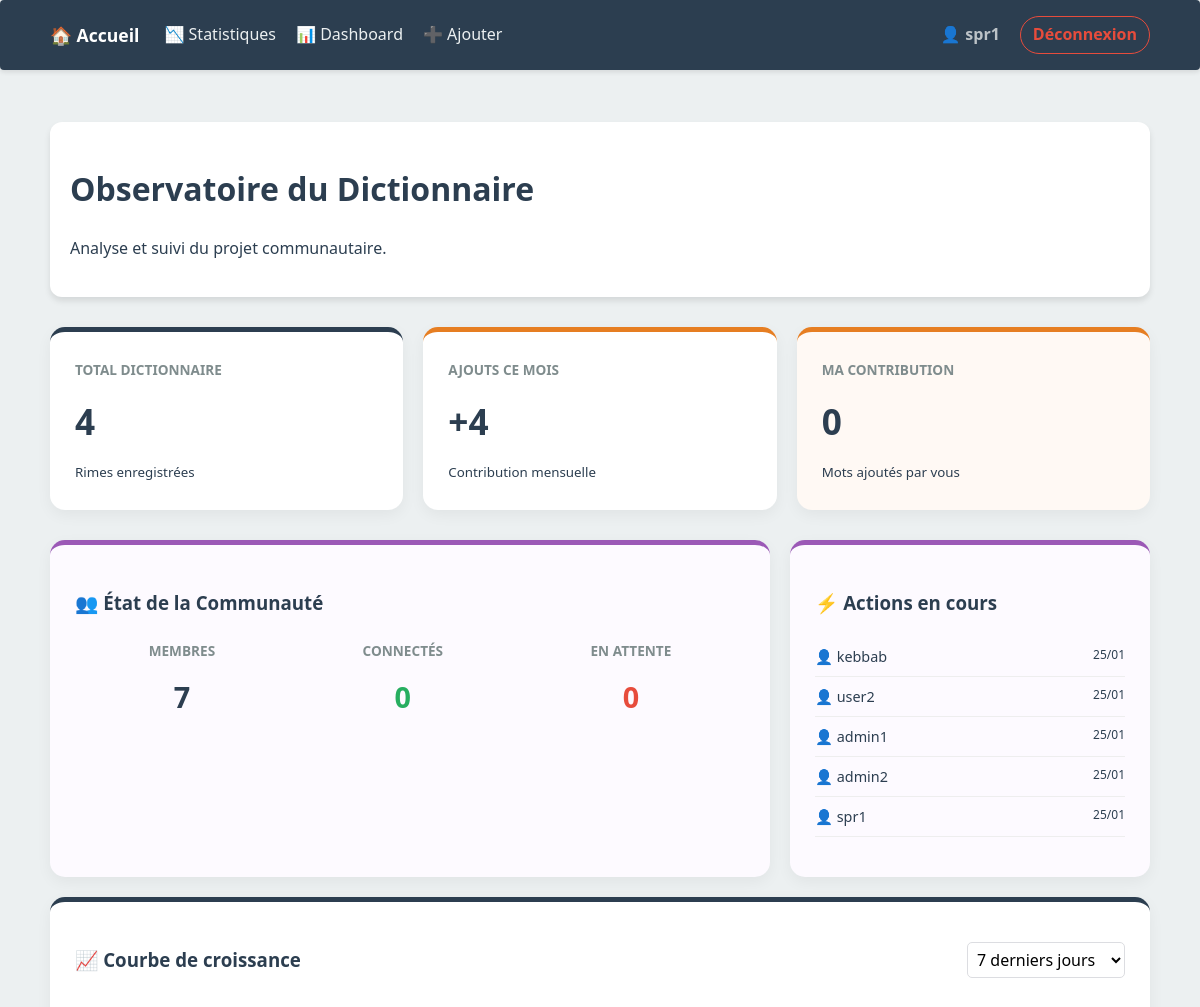
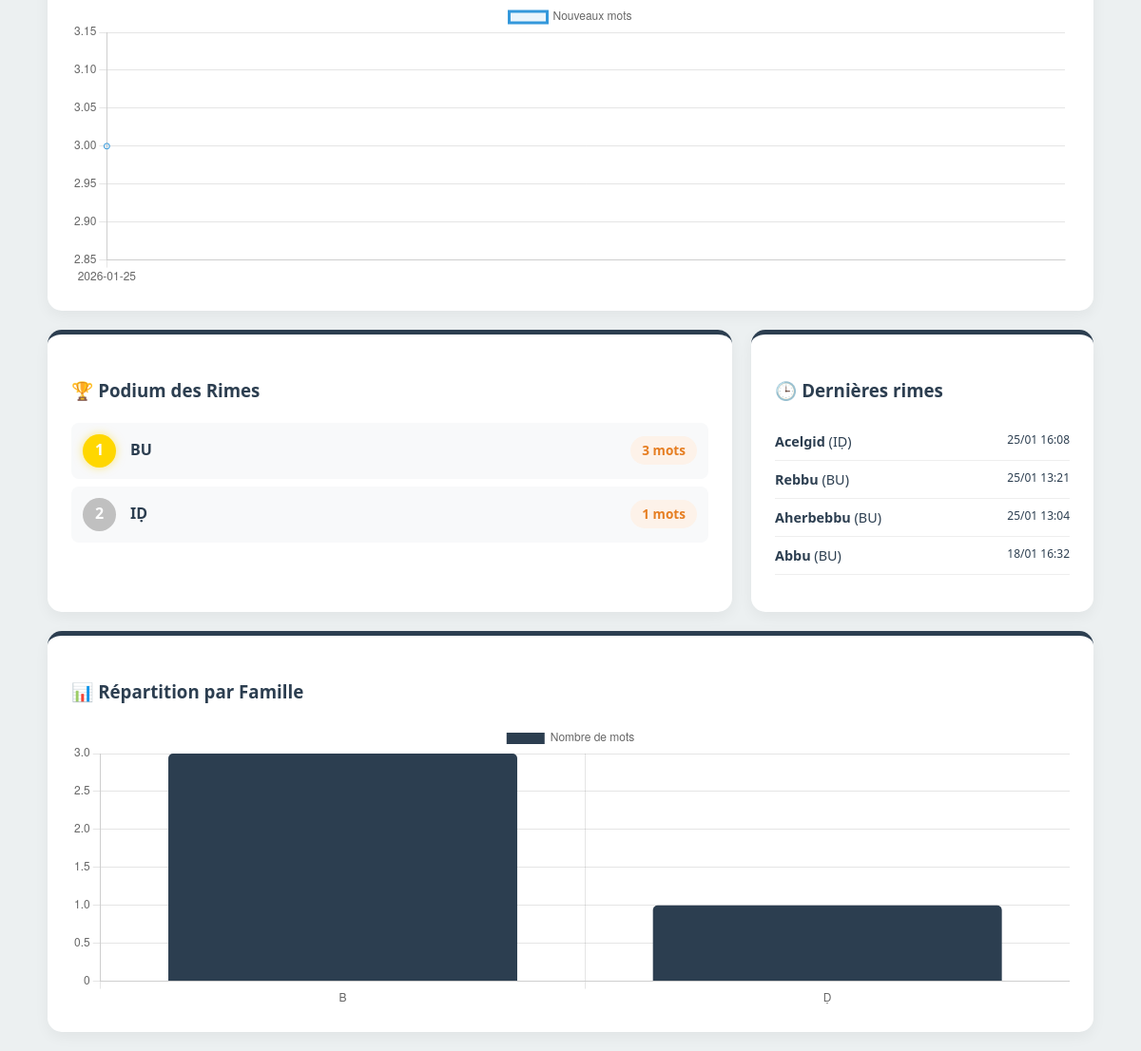
/stats.php (signed in), run on the app's committed database (2 pictures, top to bottom).
### tables this page shows
CREATE TABLE users (id INTEGER PRIMARY KEY AUTOINCREMENT, username TEXT NOT NULL UNIQUE, password TEXT NOT NULL, role TEXT NOT NULL DEFAULT 'user', prenom TEXT, nom TEXT, email TEXT UNIQUE, created_at DATETIME, updated_at DATETIME, last_seen DATETIME, is_active INTEGER DEFAULT 0);

CREATE TABLE "rimes" (
    id INTEGER PRIMARY KEY AUTOINCREMENT,
    mot TEXT NOT NULL,
    rime TEXT NOT NULL,
    signification TEXT,
    exemple TEXT,
    auteur_id INTEGER,
    created_at TEXT DEFAULT (datetime('now')),
    updated_at TEXT DEFAULT (datetime('now')),
    version INTEGER DEFAULT 1,
    famille TEXT DEFAULT '',
    sous_famille TEXT DEFAULT '', variante INTEGER DEFAULT 1,
    FOREIGN KEY (auteur_id) REFERENCES users(id)
);

### src/Auth.php (called while the page is built, shortened)
<?php
class Auth {
    public static function getRole() {
        return $_SESSION['role'] ?? 'guest';
    }
}

### public/stats.php (the view, shortened to what this page needs)
<?php
require_once __DIR__ . '/../src/Auth.php';
$engine = new RhymeEngine();
$db = $engine->getPDO();
$role = Auth::getRole();
$userId = Auth::getUserId();
$range = $_GET['range'] ?? 'week';
$dateFilter = match($range) {
    'month' => "start of month",
    'year'  => "start of year",
    'all'   => "-10 years",
    default => "-7 days"
};
$sqlHistory = "SELECT date(created_at) as day, COUNT(*) as nb FROM rimes WHERE created_at >= datetime('now', '$dateFilter') GROUP BY day ORDER BY day ASC";
$historyData = $db->query($sqlHistory)->fetchAll(PDO::FETCH_ASSOC);
$totalRimes = $db->query("SELECT COUNT(*) FROM rimes")->fetchColumn();
$thisMonth = $db->query("SELECT COUNT(*) FROM rimes WHERE created_at >= datetime('now', 'start of month')")->fetchColumn();
$podiumRimes = $db->query("SELECT rime, COUNT(*) AS total FROM rimes GROUP BY rime ORDER BY total DESC LIMIT 5")->fetchAll(PDO::FETCH_ASSOC);
$statsFam = $db->query("SELECT famille, COUNT(*) AS total FROM rimes GROUP BY famille ORDER BY total DESC")->fetchAll(PDO::FETCH_ASSOC);
$limitDetails = ($role === 'superadmin') ? 15 : 8;
$lastWords = $db->query("SELECT mot, rime, created_at FROM rimes ORDER BY created_at DESC LIMIT $limitDetails")->fetchAll(PDO::FETCH_ASSOC);
$persoStats = null;
if (Auth::isLogged()) {
    $stmt = $db->prepare("SELECT COUNT(*) FROM rimes WHERE auteur_id = ?");
    $stmt->execute([$userId]);
    $persoStats['total'] = $stmt->fetchColumn();
}
$adminStats = null;
if ($role === 'admin' || $role === 'superadmin') {
    $adminStats['total_users'] = $db->query("SELECT COUNT(*) FROM users")->fetchColumn();
    $adminStats['online'] = $db->query("SELECT COUNT(*) FROM users WHERE last_seen > datetime('now', '-10 minutes')")->fetchColumn();
    if ($role === 'superadmin') {
        $adminStats['pending'] = $db->query("SELECT COUNT(*) FROM users WHERE is_active = 0")->fetchColumn();
        $adminStats['recent_users'] = $db->query("SELECT username, created_at FROM users ORDER BY created_at DESC LIMIT 5")->fetchAll(PDO::FETCH_ASSOC);
    }
}
$chartHistoryLabels = json_encode(array_column($historyData, 'day'));
$chartHistoryValues = json_encode(array_column($historyData, 'nb'));
$chartFamLabels = json_encode(array_column($statsFam, 'famille'));
$chartFamValues = json_encode(array_column($statsFam, 'total'));
?>
<!DOCTYPE html>
<html lang="fr">
<head>
    <link rel="stylesheet" href="css/style.css">
</head>
<body>
    <?php include __DIR__ . '/../src/views/navbar.php'; ?>
    <div class="container">
        <header class="admin-header">
            <div>
                <h1>Observatoire du Dictionnaire</h1>
                <p>Analyse et suivi du projet communautaire.</p>
            </div>
        </header>
        <div class="stats-grid">
            <div class="card">
                <span class="label">Total Dictionnaire</span>
                <span class="val"><?= number_format($totalRimes, 0, ',', ' ') ?></span>
                <small>Rimes enregistrées</small>
            </div>
            <div class="card accent">
                <span class="label">Ajouts ce mois</span>
                <span class="val">+<?= $thisMonth ?></span>
                <small>Contribution mensuelle</small>
            </div>
            <?php if ($persoStats): ?>
            <div class="card accent" style="background: #fff9f4;">
                <span class="label">Ma Contribution</span>
                <span class="val"><?= $persoStats['total'] ?></span>
                <small>Mots ajoutés par vous</small>
            </div>
            <?php endif; ?>
        </div>
        <?php if ($adminStats): ?>
        <div class="dashboard-row">
            <div class="card admin">
                <h3>👥 État de la Communauté</h3>
                <div style="display: flex; justify-content: space-around; text-align: center; margin-top:20px;">
                    <div><span class="label">Membres</span><span class="val" style="font-size:1.8rem"><?= $adminStats['total_users'] ?></span></div>
                    <div><span class="label">Connectés</span><span class="val" style="font-size:1.8rem; color:#27ae60"><?= $adminStats['online'] ?></span></div>
                    <?php if($role === 'superadmin'): ?>
                    <div><span class="label">En attente</span><span class="val" style="font-size:1.8rem; color:#e74c3c"><?= $adminStats['pending'] ?></span></div>
                    <?php endif; ?>
                </div>
            </div>
            <?php if ($role === 'superadmin'): ?>
            <div class="card admin">
                <h3>⚡ Actions en cours</h3>
                <ul class="last-rimes-list">
                    <?php foreach($adminStats['recent_users'] as $ru): ?>
                        <li>
                            <span>👤 <?= htmlspecialchars($ru['username']) ?></span>
                            <small class="text-muted"><?= date('d/m', strtotime($ru['created_at'])) ?></small>
                        </li>
                    <?php endforeach; ?>
                </ul>
            </div>
            <?php endif; ?>
        </div>
        <?php endif; ?>
        <div class="card" style="margin-top: 20px;">
            <div class="chart-filter">
                <h3>📈 Courbe de croissance</h3>
                <form method="GET">
                    <select name="range" onchange="this.form.submit()" style="padding: 5px; border-radius: 5px;">
                        <option value="week" <?= $range == 'week' ? 'selected' : '' ?>>7 derniers jours</option>
                    </select>
                </form>
            </div>
            <div style="height: 300px;"><canvas id="chartHistory"></canvas></div>
        </div>
        <div class="dashboard-row">
            <div class="card">
                <h3>🏆 Podium des Rimes</h3>
                <div style="margin-top: 15px;">
                    <?php foreach($podiumRimes as $i => $r): ?>
                    <div class="podium-item">
                        <div class="rank rank-<?= ($i < 3) ? ($i+1) : 'others' ?>"><?= $i+1 ?></div>
                        <div style="flex-grow:1;">
                            <strong><?= htmlspecialchars($r['rime']) ?></strong>
                        </div>
                        <span class="badge"><?= $r['total'] ?> mots</span>
                    </div>
                    <?php endforeach; ?>
                </div>
            </div>
            <div class="card">
                <h3>🕒 Dernières rimes</h3>
                <ul class="last-rimes-list">
                    <?php foreach($lastWords as $lw): ?>
                    <li>
                        <span><strong><?= htmlspecialchars($lw['mot']) ?></strong> (<?= htmlspecialchars($lw['rime']) ?>)</span>
                        <small class="text-muted"><?= date('d/m H:i', strtotime($lw['created_at'])) ?></small>
                    </li>
                    <?php endforeach; ?>
                </ul>
            </div>
        </div>
        <div class="card" style="margin-top:20px;">
            <h3>📊 Répartition par Famille</h3>
            <div style="height: 300px;"><canvas id="chartFamilles"></canvas></div>
        </div>
    </div>
    <script>
        // Graphique Historique (Courbe)
        new Chart(document.getElementById('chartHistory'), {
            type: 'line',
            data: {
                labels: <?= $chartHistoryLabels ?>,
                datasets: [{
                    label: 'Nouveaux mots',
                    data: <?= $chartHistoryValues ?>,
                    borderColor: '#3498db',
                    backgroundColor: 'rgba(52, 152, 219, 0.1)',
                    fill: true,
                    tension: 0.3
                }]
            },
            options: { responsive: true, maintainAspectRatio: false }
        });
        // Graphique Familles
        new Chart(document.getElementById('chartFamilles'), {
            type: 'bar',
            data: {
                labels: <?= $chartFamLabels ?>,
                datasets: [{
                    label: 'Nombre de mots',
                    data: <?= $chartFamValues ?>,
                    backgroundColor: '#2c3e50',
                    borderRadius: 5
                }]
            },
            options: { responsive: true, maintainAspectRatio: false }
        });
    </script>
</body>
</html>

### public/css/style.css (style rules this page uses)
:root { --primary-color: #2c3e50; --accent-color: #e67e22; --bg-color: #ecf0f1; --white: #ffffff; --border-color: #dcdde1; --text-muted: #7f8c8d; --success-color: #27ae60; --error-color: #e74c3c; --shadow: 0 4px 6px rgba(0, 0, 0, 0.1); --transition: all 0.3s ease; }
body { font-family: 'Segoe UI', Tahoma, Geneva, Verdana, sans-serif; background-color: var(--bg-color); color: var(--primary-color); margin: 0; line-height: 1.6; }
.container { max-width: 1100px; margin: 0 auto; padding: 20px; }
.admin-header { display: flex; justify-content: space-between; align-items: center; margin-bottom: 30px; background: var(--white); padding: 20px; border-radius: 12px; box-shadow: var(--shadow); }
.badge { background: #fdf2e9; color: var(--accent-color); padding: 4px 12px; border-radius: 20px; font-size: 0.85rem; font-weight: bold; display: inline-block; }
input[type="text"], input[type="password"], input[type="email"], input[type="search"], select, textarea { width: 100%; padding: 12px 15px; border: 1px solid var(--border-color); border-radius: 8px; box-sizing: border-box; font-size: 1rem; font-family: inherit; background-color: var(--white); outline: none; transition: border-color 0.2s; }

### public/stats.php (style rules this page uses)
.stats-grid { display: grid; grid-template-columns: repeat(auto-fit, minmax(250px, 1fr)); gap: 20px; margin-bottom: 30px; }
.card { background: white; padding: 25px; border-radius: 15px; box-shadow: 0 5px 15px rgba(0,0,0,0.05); border-top: 5px solid var(--primary-color); }
.card.accent { border-top-color: var(--accent-color); }
.card.admin { border-top-color: #9b59b6; background: #fdfaff; }
.val { font-size: 2.2rem; font-weight: bold; color: var(--primary-color); display: block; margin: 10px 0; }
.label { color: var(--text-muted); font-size: 0.85rem; text-transform: uppercase; font-weight: bold; }
.dashboard-row { display: grid; grid-template-columns: 2fr 1fr; gap: 20px; margin-top: 20px; }
.podium-item { display: flex; align-items: center; padding: 12px; margin-bottom: 8px; border-radius: 8px; background: #f8f9fa; }
.rank { width: 35px; height: 35px; border-radius: 50%; display: flex; align-items: center; justify-content: center; font-weight: bold; margin-right: 15px; color: white; }
.rank-1 { background: #FFD700; box-shadow: 0 0 10px rgba(255,215,0,0.5); }
.rank-2 { background: #C0C0C0; }
.chart-filter { display: flex; justify-content: space-between; align-items: center; margin-bottom: 15px; }
.last-rimes-list { font-size: 0.9rem; list-style: none; padding: 0; }
.last-rimes-list li { padding: 8px 0; border-bottom: 1px solid #eee; display: flex; justify-content: space-between; }

### data on the page
users: username "kebbab", created_at "25/01"
users: username "user2", created_at "25/01"
users: username "admin1", created_at "25/01"
users: username "admin2", created_at "25/01"
users: username "spr1", created_at "25/01"
rimes: mot "Acelgid", rime "IḌ", created_at "25/01 16:08"
rimes: mot "Rebbu", rime "BU", created_at "25/01 13:21"
rimes: mot "Aherbebbu", rime "BU", created_at "25/01 13:04"
rimes: mot "Abbu", rime "BU", created_at "18/01 16:32"

### other printed values
$_SESSION['username'] "spr1"
$totalRimes "4"
$thisMonth "4"
$persoStats['total'] "0"
$adminStats['total_users'] "7"
$adminStats['online'] "0"
$adminStats['pending'] "0"
$r['rime'] "BU"
$r['total'] "3"
$r['rime'] "IḌ"
$r['total'] "1"
chart data {{ $chartHistoryLabels }} ["2026-01-25"]
chart data {{ $chartHistoryValues }} [3]
chart data {{ $chartFamValues }} [3,1]
